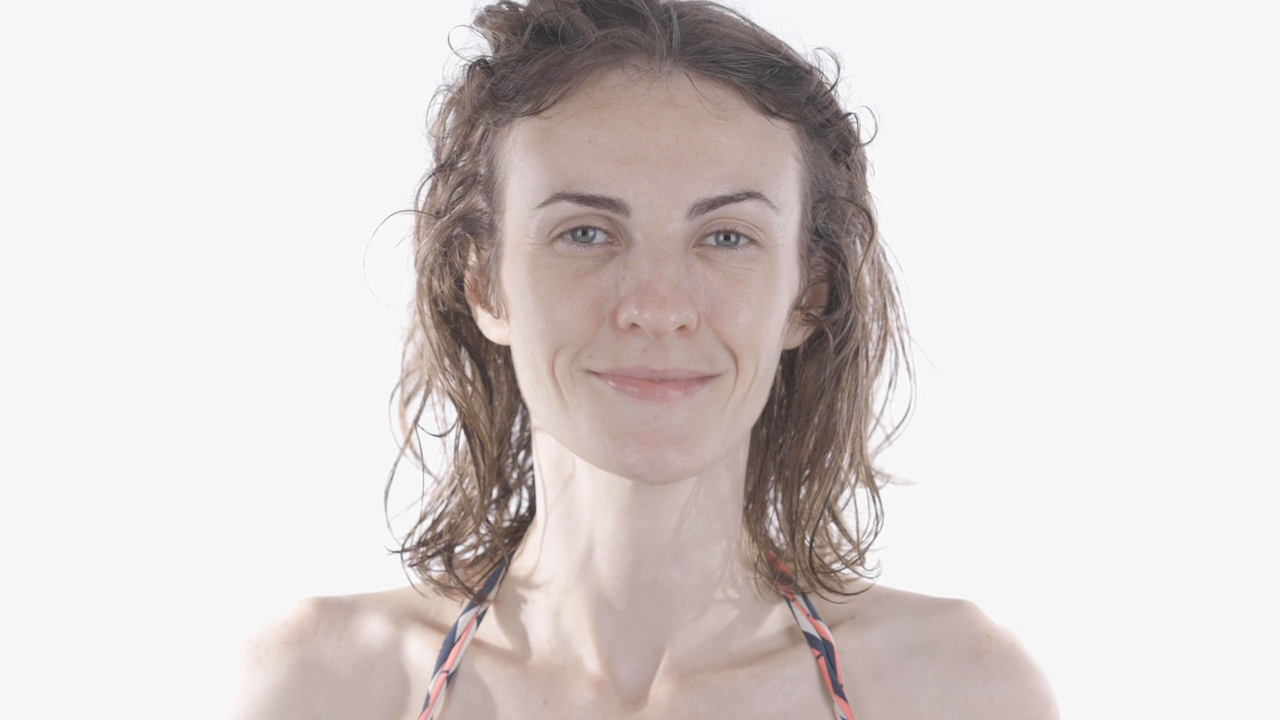
#> input picture frame 26 of Face and Eye Detection/Portrait.mp4, 1280 x 720 px
$ python 'Face and Eye detection.py'
#> lines starting #> are read from the running program, lines starting #| are printed output that depends on the picture; after the words box and inside, x2 and y2 are one past the last pixel; in counts of white or black regions, pixels touching at a corner belong together
# -*- coding: utf-8 -*-
"""
Created on Sat Aug 22 09:44:14 2020

@author: gaurav
"""

import cv2
import numpy as np

face_cascade=cv2.CascadeClassifier("Human_haarcascade_frontalface_default.xml")
eye_cascade=cv2.CascadeClassifier("haarcascade_eye.xml")

cap=cv2.VideoCapture("Portrait.mp4")

while 1:
    ret, img = cap.read()
#> img is the input picture: shape (720, 1280, 3); mean B, G, R 208.2, 209.8, 217
    gray = cv2.cvtColor(img, cv2.COLOR_BGR2GRAY)
    faces = face_cascade.detectMultiScale(gray, 1.3, 5)
#> faces = [[460, 85, 388, 388]]

    for (x,y,w,h) in faces:
        cv2.rectangle(img,(x,y),(x+w,y+h),(255,0,0),2)
        roi_gray = gray[y:y+h, x:x+w]
        roi_color = img[y:y+h, x:x+w]

        eyes = eye_cascade.detectMultiScale(roi_gray)
        for (ex,ey,ew,eh) in eyes:
            cv2.rectangle(roi_color,(ex,ey),(ex+ew,ey+eh),(0,255,0),2)
#> this loop made 1 pass
#> (x, y, w, h, eyes) on pass 1: (460, 85, 388, 388, [[82, 113, 76, 76], [231, 122, 65, 65]])
#> pass 1, `roi_gray = gray[y:y+h, x:x+w]`:
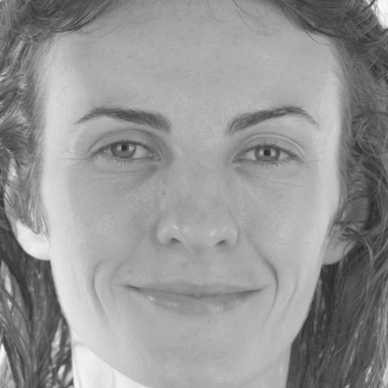
#> roi_gray: shape (388, 388); min 44, max 251, mean 149.7
#> pass 1, `roi_color = img[y:y+h, x:x+w]`:
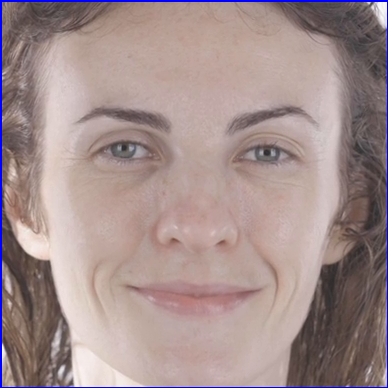
#> roi_color: shape (388, 388, 3); mean B, G, R 141.5, 142.3, 162.5
#> after the loop:
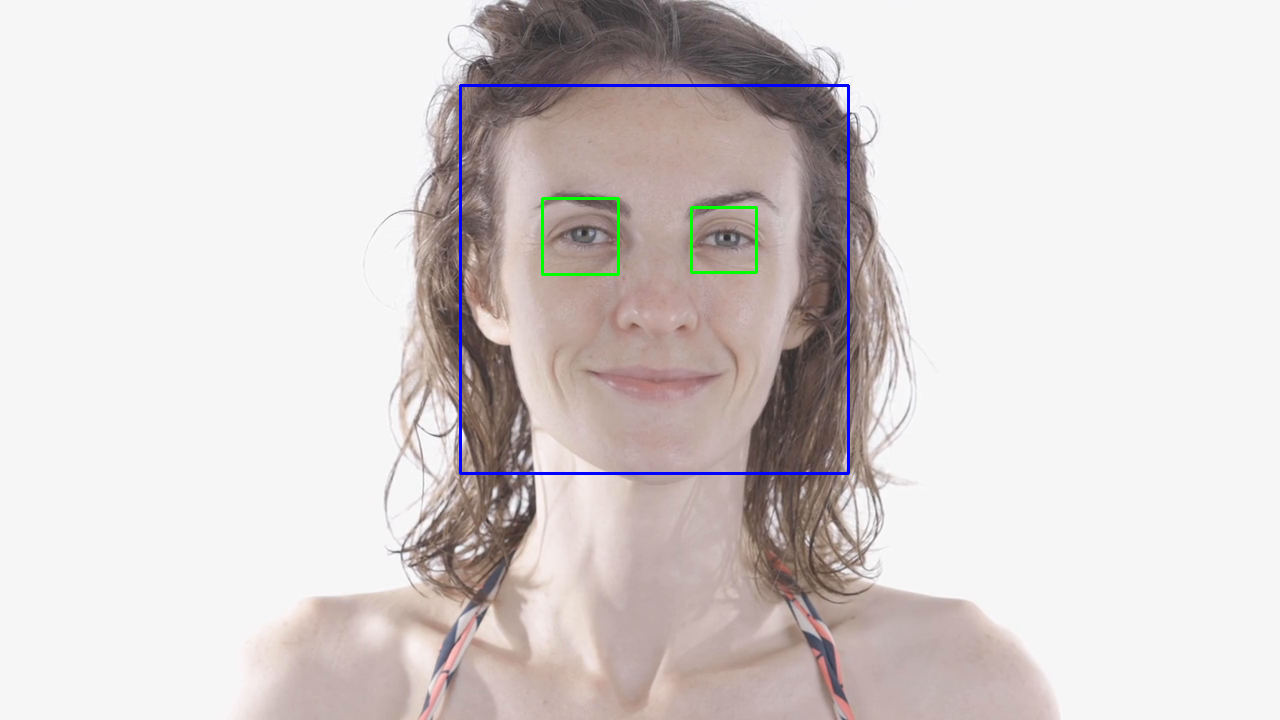
#> img: shape (720, 1280, 3); 0.69% of pixels changed, all inside (x1, y1, x2, y2) = (459, 84, 850, 475)
#> after the loop:
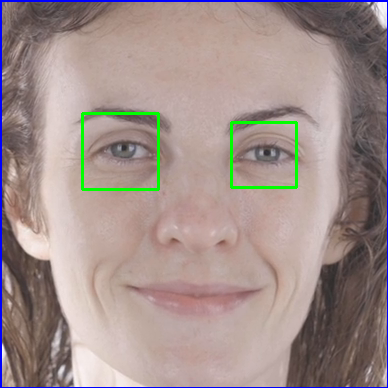
#> roi_color: shape (388, 388, 3); 1.12% of pixels changed, all inside (x1, y1, x2, y2) = (81, 112, 298, 191)

    cv2.imshow('img',img)
    k = cv2.waitKey(30) & 0xff
#> (key Esc is pressed here)
    if k == 27:
        break

cap.release()
cv2.destroyAllWindows()

$ run again, starting later in the video
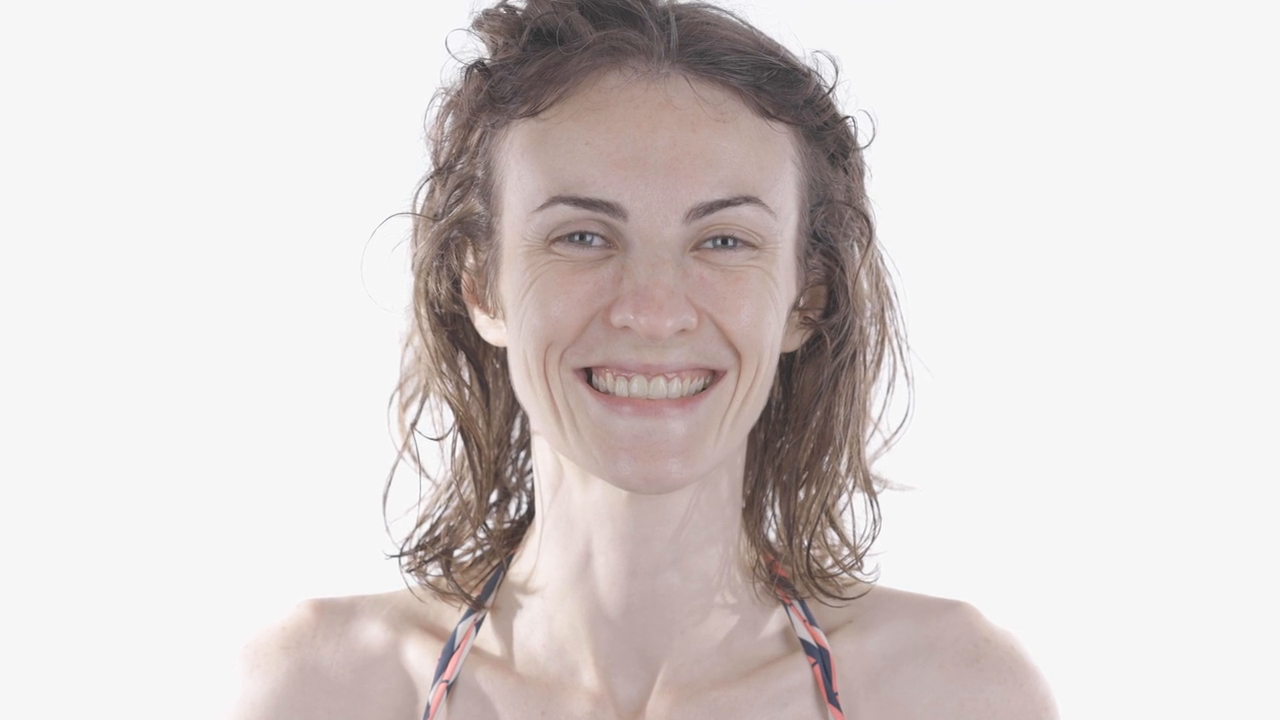
#> input picture frame 119 of Face and Eye Detection/Portrait.mp4, 1280 x 720 px
#> img is the input picture: shape (720, 1280, 3); mean B, G, R 207.6, 209.1, 216.4
#> faces = [[442, 81, 398, 398]]
#> the loop `for (x,y,w,h) in faces:` made 1 pass
#> after the loop `for (x,y,w,h) in faces:`:
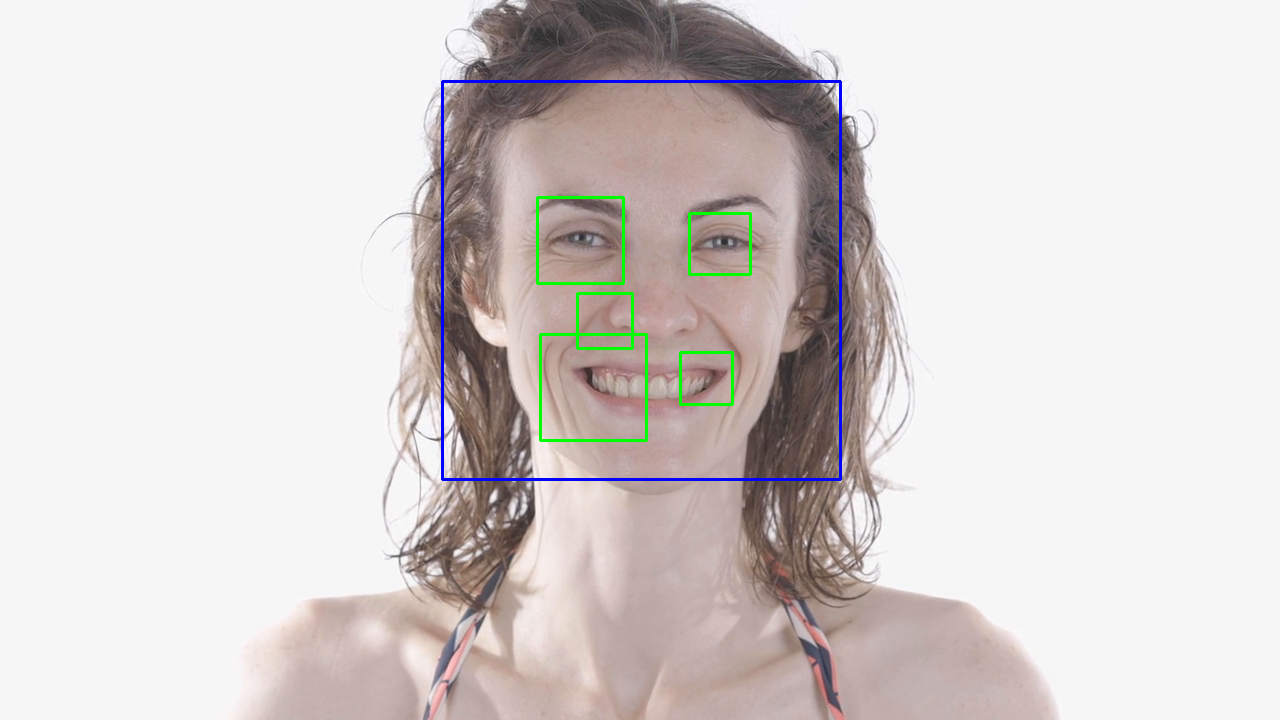
#> img: shape (720, 1280, 3); 0.98% of pixels changed, all inside (x1, y1, x2, y2) = (441, 80, 842, 481)
#> after the loop `for (x,y,w,h) in faces:`:
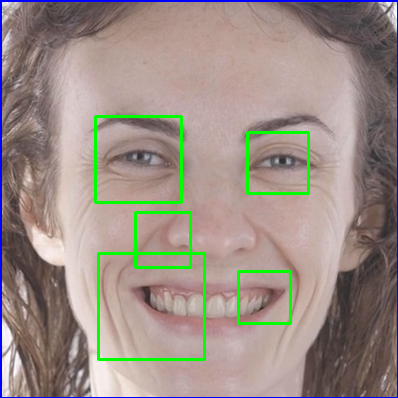
#> roi_color: shape (398, 398, 3); mean B, G, R 134.7, 142, 155.1

$ run again, starting later in the video
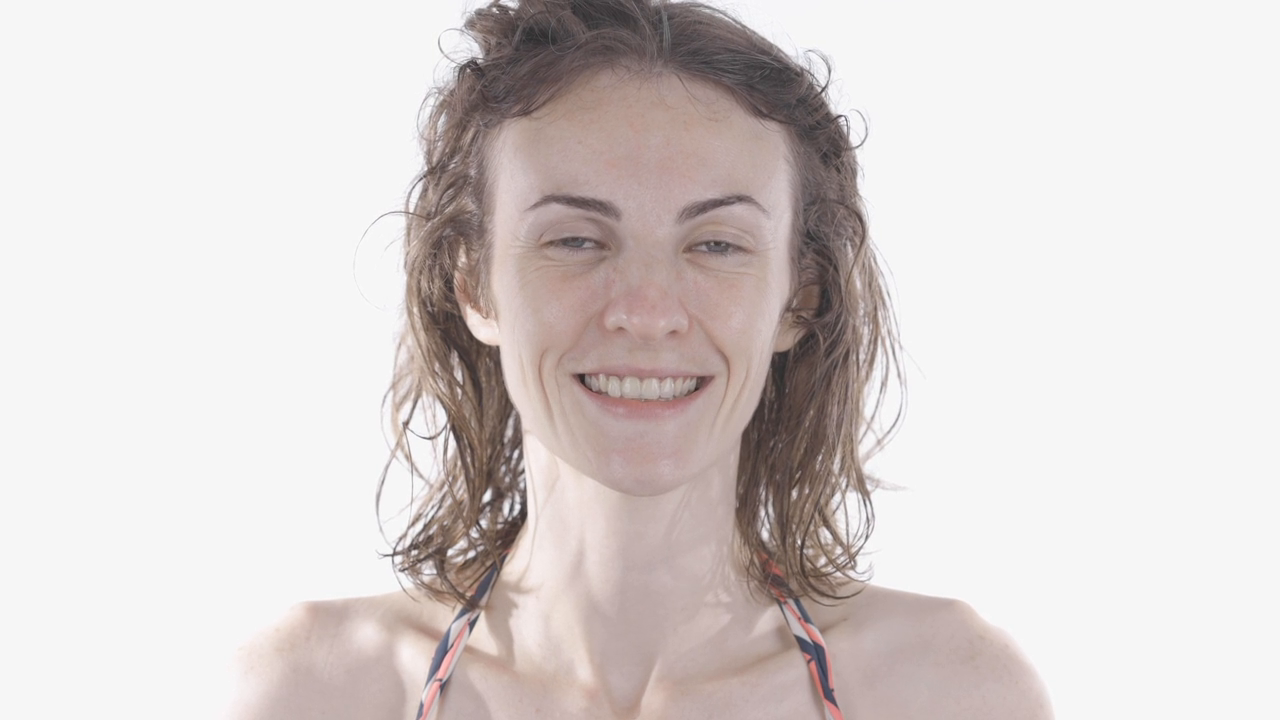
#> input picture frame 212 of Face and Eye Detection/Portrait.mp4, 1280 x 720 px
#> img is the input picture: shape (720, 1280, 3); mean B, G, R 207.7, 209.2, 216.4
#> faces = [[440, 80, 400, 400]]
#> the loop `for (x,y,w,h) in faces:` made 1 pass
#> after the loop `for (x,y,w,h) in faces:`:
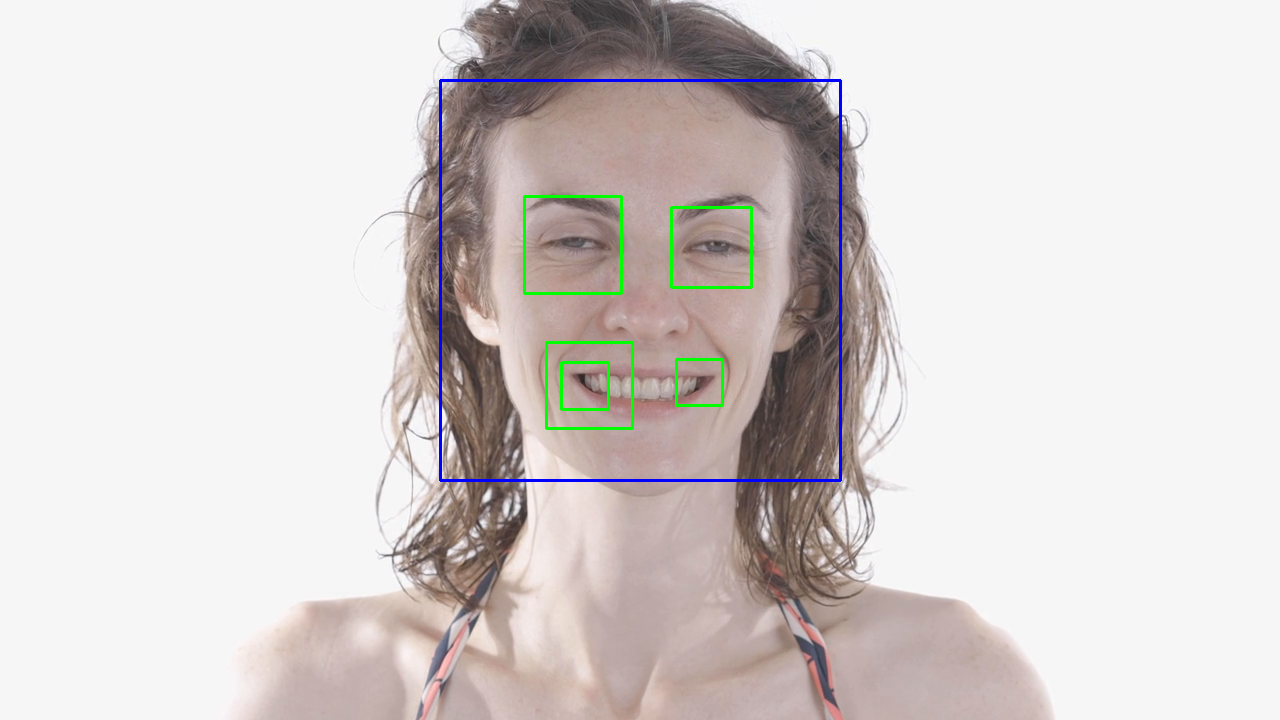
#> img: shape (720, 1280, 3); 0.98% of pixels changed, all inside (x1, y1, x2, y2) = (439, 79, 842, 482)
#> after the loop `for (x,y,w,h) in faces:`:
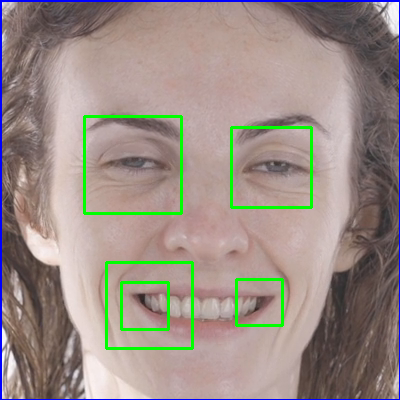
#> roi_color: shape (400, 400, 3); mean B, G, R 134.4, 141.4, 154.4
